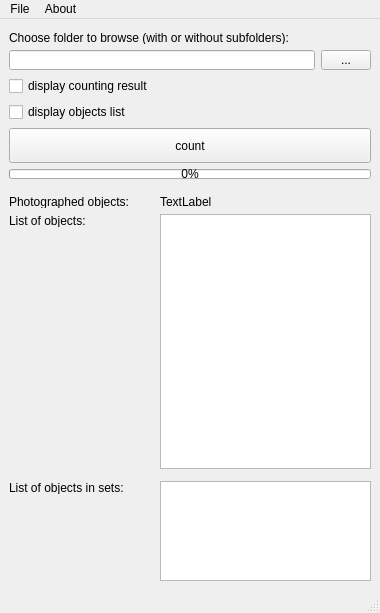
<?xml version="1.0" encoding="UTF-8"?>
<ui version="4.0">
 <class>MainWindow</class>
 <widget class="QMainWindow" name="MainWindow">
  <property name="geometry">
   <rect>
    <x>0</x>
    <y>0</y>
    <width>380</width>
    <height>613</height>
   </rect>
  </property>
  <property name="minimumSize">
   <size>
    <width>380</width>
    <height>0</height>
   </size>
  </property>
  <property name="windowTitle">
   <string>MainWindow</string>
  </property>
  <widget class="QWidget" name="centralwidget">
   <layout class="QGridLayout" name="gridLayout">
    <item row="1" column="0" colspan="3">
     <widget class="QLabel" name="label_choose">
      <property name="maximumSize">
       <size>
        <width>16777215</width>
        <height>13</height>
       </size>
      </property>
      <property name="text">
       <string>Choose folder to browse (with or without subfolders):</string>
      </property>
     </widget>
    </item>
    <item row="2" column="2">
     <widget class="QToolButton" name="btn_browse">
      <property name="minimumSize">
       <size>
        <width>0</width>
        <height>20</height>
       </size>
      </property>
      <property name="maximumSize">
       <size>
        <width>50</width>
        <height>20</height>
       </size>
      </property>
      <property name="baseSize">
       <size>
        <width>0</width>
        <height>0</height>
       </size>
      </property>
      <property name="text">
       <string>...</string>
      </property>
     </widget>
    </item>
    <item row="9" column="1">
     <widget class="QLabel" name="label_counting_result">
      <property name="maximumSize">
       <size>
        <width>16777215</width>
        <height>13</height>
       </size>
      </property>
      <property name="text">
       <string>TextLabel</string>
      </property>
     </widget>
    </item>
    <item row="9" column="0">
     <widget class="QLabel" name="label_photographed">
      <property name="maximumSize">
       <size>
        <width>16777215</width>
        <height>13</height>
       </size>
      </property>
      <property name="text">
       <string>Photographed objects:</string>
      </property>
     </widget>
    </item>
    <item row="2" column="0" colspan="2">
     <widget class="QLineEdit" name="line_edit">
      <property name="enabled">
       <bool>true</bool>
      </property>
      <property name="minimumSize">
       <size>
        <width>0</width>
        <height>20</height>
       </size>
      </property>
      <property name="maximumSize">
       <size>
        <width>16777215</width>
        <height>20</height>
       </size>
      </property>
     </widget>
    </item>
    <item row="3" column="0">
     <widget class="QCheckBox" name="checkBox">
      <property name="text">
       <string>display counting result</string>
      </property>
     </widget>
    </item>
    <item row="10" column="0">
     <widget class="QLabel" name="label_singles">
      <property name="minimumSize">
       <size>
        <width>0</width>
        <height>13</height>
       </size>
      </property>
      <property name="maximumSize">
       <size>
        <width>16777215</width>
        <height>13</height>
       </size>
      </property>
      <property name="text">
       <string>List of objects:</string>
      </property>
     </widget>
    </item>
    <item row="8" column="0">
     <spacer name="v_spacer_2">
      <property name="orientation">
       <enum>Qt::Vertical</enum>
      </property>
      <property name="sizeType">
       <enum>QSizePolicy::Fixed</enum>
      </property>
      <property name="sizeHint" stdset="0">
       <size>
        <width>0</width>
        <height>10</height>
       </size>
      </property>
     </spacer>
    </item>
    <item row="14" column="1" rowspan="2" colspan="2">
     <widget class="QListWidget" name="list_view_sets">
      <property name="minimumSize">
       <size>
        <width>0</width>
        <height>100</height>
       </size>
      </property>
      <property name="maximumSize">
       <size>
        <width>16777215</width>
        <height>100</height>
       </size>
      </property>
     </widget>
    </item>
    <item row="14" column="0">
     <widget class="QLabel" name="label_sets">
      <property name="minimumSize">
       <size>
        <width>0</width>
        <height>13</height>
       </size>
      </property>
      <property name="maximumSize">
       <size>
        <width>16777215</width>
        <height>13</height>
       </size>
      </property>
      <property name="text">
       <string>List of objects in sets:</string>
      </property>
      <property name="wordWrap">
       <bool>true</bool>
      </property>
     </widget>
    </item>
    <item row="0" column="0" colspan="3">
     <spacer name="v_spacer_1">
      <property name="orientation">
       <enum>Qt::Vertical</enum>
      </property>
      <property name="sizeType">
       <enum>QSizePolicy::Fixed</enum>
      </property>
      <property name="sizeHint" stdset="0">
       <size>
        <width>20</width>
        <height>3</height>
       </size>
      </property>
     </spacer>
    </item>
    <item row="6" column="0" colspan="3">
     <widget class="QPushButton" name="btn_count">
      <property name="minimumSize">
       <size>
        <width>0</width>
        <height>35</height>
       </size>
      </property>
      <property name="maximumSize">
       <size>
        <width>16777215</width>
        <height>35</height>
       </size>
      </property>
      <property name="text">
       <string>count</string>
      </property>
     </widget>
    </item>
    <item row="7" column="0" colspan="3">
     <widget class="QProgressBar" name="progress_bar">
      <property name="sizePolicy">
       <sizepolicy hsizetype="Expanding" vsizetype="Fixed">
        <horstretch>0</horstretch>
        <verstretch>0</verstretch>
       </sizepolicy>
      </property>
      <property name="minimumSize">
       <size>
        <width>0</width>
        <height>10</height>
       </size>
      </property>
      <property name="maximumSize">
       <size>
        <width>16777215</width>
        <height>10</height>
       </size>
      </property>
      <property name="layoutDirection">
       <enum>Qt::LeftToRight</enum>
      </property>
      <property name="value">
       <number>0</number>
      </property>
      <property name="alignment">
       <set>Qt::AlignLeading|Qt::AlignLeft|Qt::AlignTop</set>
      </property>
     </widget>
    </item>
    <item row="16" column="1">
     <spacer name="v_spacer_4">
      <property name="orientation">
       <enum>Qt::Vertical</enum>
      </property>
      <property name="sizeHint" stdset="0">
       <size>
        <width>20</width>
        <height>1</height>
       </size>
      </property>
     </spacer>
    </item>
    <item row="10" column="1" rowspan="3" colspan="2">
     <widget class="QListWidget" name="list_view_singles">
      <property name="sizePolicy">
       <sizepolicy hsizetype="Expanding" vsizetype="Expanding">
        <horstretch>0</horstretch>
        <verstretch>1</verstretch>
       </sizepolicy>
      </property>
      <property name="minimumSize">
       <size>
        <width>0</width>
        <height>200</height>
       </size>
      </property>
     </widget>
    </item>
    <item row="13" column="1">
     <spacer name="v_spacer_3">
      <property name="orientation">
       <enum>Qt::Vertical</enum>
      </property>
      <property name="sizeType">
       <enum>QSizePolicy::Fixed</enum>
      </property>
      <property name="sizeHint" stdset="0">
       <size>
        <width>20</width>
        <height>6</height>
       </size>
      </property>
     </spacer>
    </item>
    <item row="4" column="0">
     <widget class="QCheckBox" name="checkBox_2">
      <property name="text">
       <string>display objects list</string>
      </property>
     </widget>
    </item>
   </layout>
  </widget>
  <widget class="QStatusBar" name="statusbar"/>
  <widget class="QMenuBar" name="menubar">
   <property name="geometry">
    <rect>
     <x>0</x>
     <y>0</y>
     <width>380</width>
     <height>22</height>
    </rect>
   </property>
   <widget class="QMenu" name="menuFile">
    <property name="title">
     <string>File</string>
    </property>
    <addaction name="actionImport_list_as_PDF"/>
   </widget>
   <widget class="QMenu" name="menuAbout">
    <property name="title">
     <string>About</string>
    </property>
    <addaction name="actionInfo"/>
   </widget>
   <addaction name="menuFile"/>
   <addaction name="menuAbout"/>
  </widget>
  <action name="actionInfo">
   <property name="text">
    <string>Info</string>
   </property>
  </action>
  <action name="actionImport_list_as_PDF">
   <property name="text">
    <string>Import list...</string>
   </property>
  </action>
 </widget>
 <resources/>
 <connections/>
</ui>
